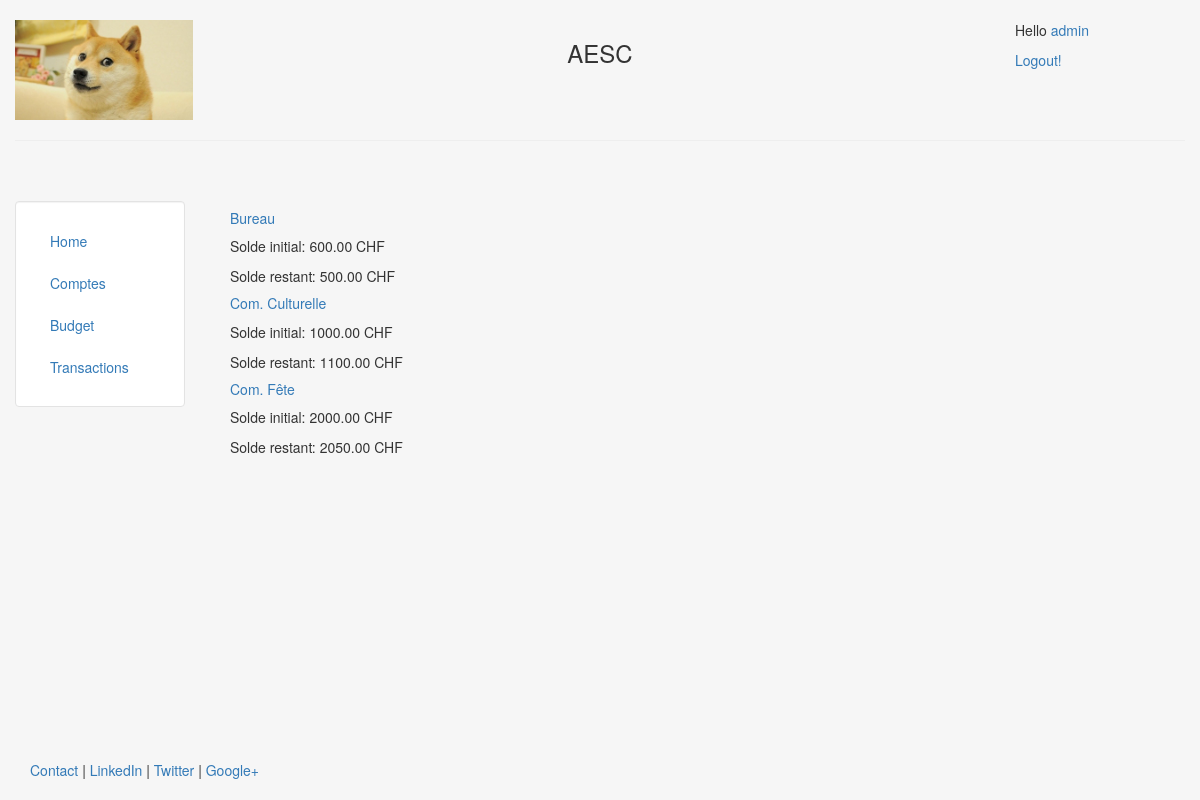
Page /budgets (signed in) on the committed database.
### compta/models.py (models this page shows, shortened)
class Budget(models.Model):
    nom = models.CharField(max_length = 140)
    somme_depart = models.DecimalField(max_digits=11, decimal_places=2)
    somme_actuelle = models.DecimalField(max_digits=11, decimal_places=2)

### compta/views.py (the view)
# urls.py: url(r'^budgets$', views.ListingView.as_view(
class ListingView(ListView):
    @method_decorator(login_required)
    def dispatch(self, request, *args, **kwargs):
        return super().dispatch(request, *args, **kwargs)

### templates/compta/budget.html
{% extends "compta/header.html" %}
{% block content %}
	{% for c in object_list %}
		<h5><a href="/budget/{{c.id}}">  {{ c.nom }}</a></h5>
        <p>Solde initial: {{ c.somme_depart }} CHF</p>
        <p>Solde restant: {{ c.somme_actuelle }} CHF</p>
	{% endfor %}
{% endblock %}

### templates/compta/includes/user.html
{% block content %}
    {% if user.is_authenticated %}
        <p>Hello <a href="{% url 'admin:index' %}">{{user.username}}</a></p>
        <p><a href="{% url 'logout' %}">Logout!</a></p>
    {% endif %}
{% endblock %}

### templates/compta/header.html (style rules this page uses)
html, body { height:100% }

### rows in the picture
Budget: nom "Bureau", somme_depart "600.00", somme_actuelle "500.00"
Budget: nom "Com. Culturelle", somme_depart "1000.00", somme_actuelle "1100.00"
Budget: nom "Com. Fête", somme_depart "2000.00", somme_actuelle "2050.00"

### other values in the picture
{{ user.username }} "admin"
